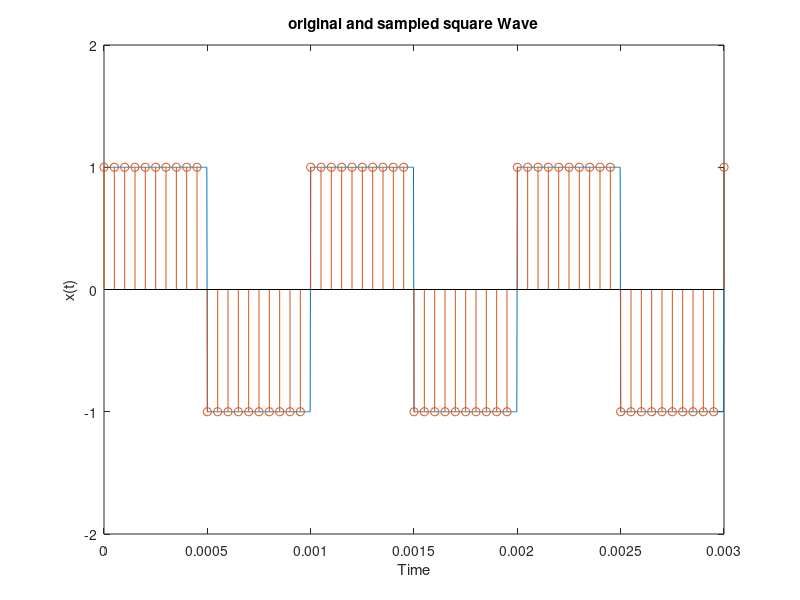

Here is the MATLAB script that generated this plot: (Note: this script raises an error after producing the figure.)
clear;                                                                     %Clearing the Workspace
clc;                                                                       %Clearing the terminal
%% Generating and Sampling a Square Wave
t= 0:1/(40e4):3e-3;                                                        %Time array
x = square(2*pi*1e3*t);                                                    %Square Wave
t1 = 0:1/20e3:3e-3;                                                        %Time array
x1 = square(2*pi*1e3*t1);                                                  %Sampled Wave
plot(t,x);                                                                 %Plot
hold on;
stem(t1,x1);                                                               %Sampled Signal Plotted
xlabel('Time');                                                            %X-Axis Label
ylabel('x(t)');                                                            %Y-Axis Label
title('original and sampled square Wave');                                 %Plot title
ylim([-2, 2]);                                                             %Y Axis Limits
%% DFT of Square Wave
[dt,y] = DFTsqr(256,20,'plot');                                            % DFT of the square Wave, 20kHz, 256 Samples
%% Reconstruction of the Signal from the DFT
figure;                                                                    %New Figure
recx = ifft(y);                                                            %Inverse DFT function 
t = (0:size(recx,2)-1)*dt;                                                 %Time Array
x = square(2*pi*1e3*t);                                                    %Generating Square Wave for Comparison
plot(t,recx);                                                              %Plotting the Reconstructed Signal
error = x-recx;                                                            
error = sqrt(error*error');                                                %RMS Error
%% Error Plotting for Different Sampling Rates
freqarr = 2:2:600;
err = zeros(size(freqarr,1),1);
for freq = freqarr
    [dt,y] = DFTsqr(256,freq,'noplot');    
    recx = ifft(y); 
    t = (0:size(recx,2)-1)*dt;
    x = square(2*pi*1e3*t);
    error = x-recx;
    err(freq/2) = sqrt(error*error');
end
plot(freqarr*1e3, err);
xlabel('Frequency');
ylabel('Error');
title('Error vs Frequency');

%% Sampling and effect of Nyquist Criteria
Fs = 12e3;                                                                 %Setting the Sampling Rate
t=0:0.01*10^-3:(100-0.01)*10^-3;                                           %Creating the time array for original signal
t1 = 0:1/Fs:(100-0.01)*10^-3;                                              %Creating the time 
x=10*cos(2*pi*1e3*t)+6*cos(2*pi*2*1e3*t)+2*cos(2*pi*4*1e3*t);              % Original Function
x1=10*cos(2*pi*1e3*t1)+6*cos(2*pi*2*1e3*t1)+2*cos(2*pi*4*1e3*t1);          % Sampled function
plot(t,x);                                                                 %Plotting the original function
hold on;
stem(t1,x1);                                                               %Plotting the sampled function
xlabel('Time');                                                            %X-Axis Label
ylabel('x(t)');                                                            %Y-Axis Label
title('original and sampled signal');                                      %Plot title
xlim([0.039, 0.0415]);

%sampling at different Fs
DFT(10000,12);
DFT(64,12);
DFT(128,12);
DFT(256,12);

DFT(10000,8);
DFT(64,8);
DFT(128,8);
DFT(256,8);

DFT(10000,5);
DFT(64,5);
DFT(128,5);
DFT(256,5);

DFT(10000,4);
DFT(64,4);
DFT(128,4);
DFT(256,4);



%% upsampling
xu=zeros(1,2399);
tu=0:1/(2*Fs):(100-0.05)*10^-3;
xu(1:2:2399)=x1(1:1200);
yu = (fft(xu,2399)/2399);
A = fir1(49,0.5,'low');
[a,~]=freqz(A,1,1200);
a=[a' a'];
for i=1:1200
    a(2401-i)=a(i);
end
a(1201:2400)=conj(a(1201:2400));
a(2400)=[];

filt=yu.*a;
%{
plot(abs(y))
hold on
plot(abs(filt));
hold off
%}
upsample_reconstruct=2*(ifft(filt,2399)*2399);  %2 factor put to compensate for amplitude division in upsampling
stem(tu,xu);
hold on
stem(tu,upsample_reconstruct);
hold off


%% downsampling
A = fir1(49,0.5,'low');
[a,~]=freqz(A,1,600);
a=[a' a' 0];
for i=1:600
    a(1201-i)=a(i);
end
a(602:1201)=conj(a(601:1200));
a(1201)=[];
filt=y1.*a;
xfilt=(ifft(filt,1200)*1200);

xd=xfilt(1:2:1199);
td=0:2/Fs:(100-0.05)*10^-3;
yd = fftshift(fft(xd,600)/600);
